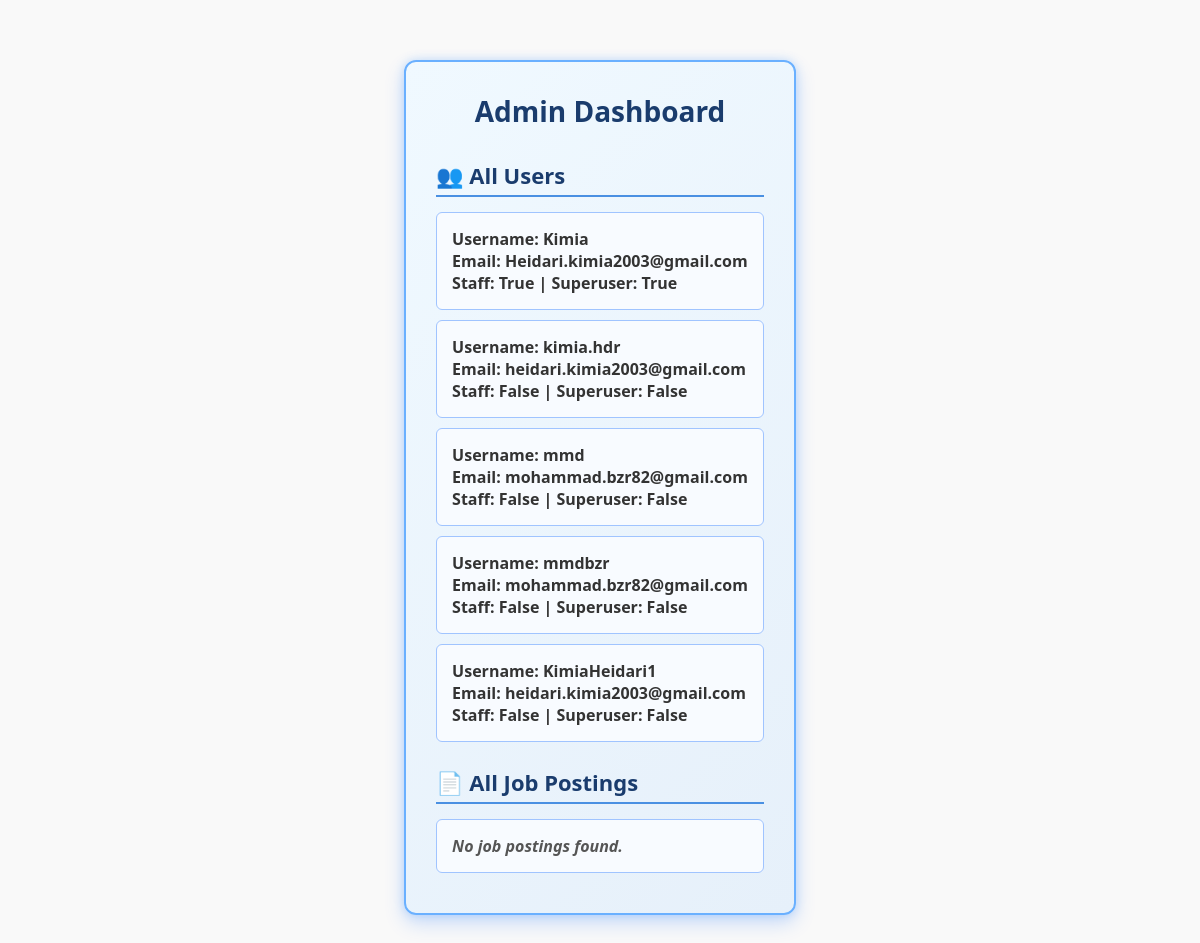
/dashboard/admin/ (signed in), run on an earlier commit of the app's database.
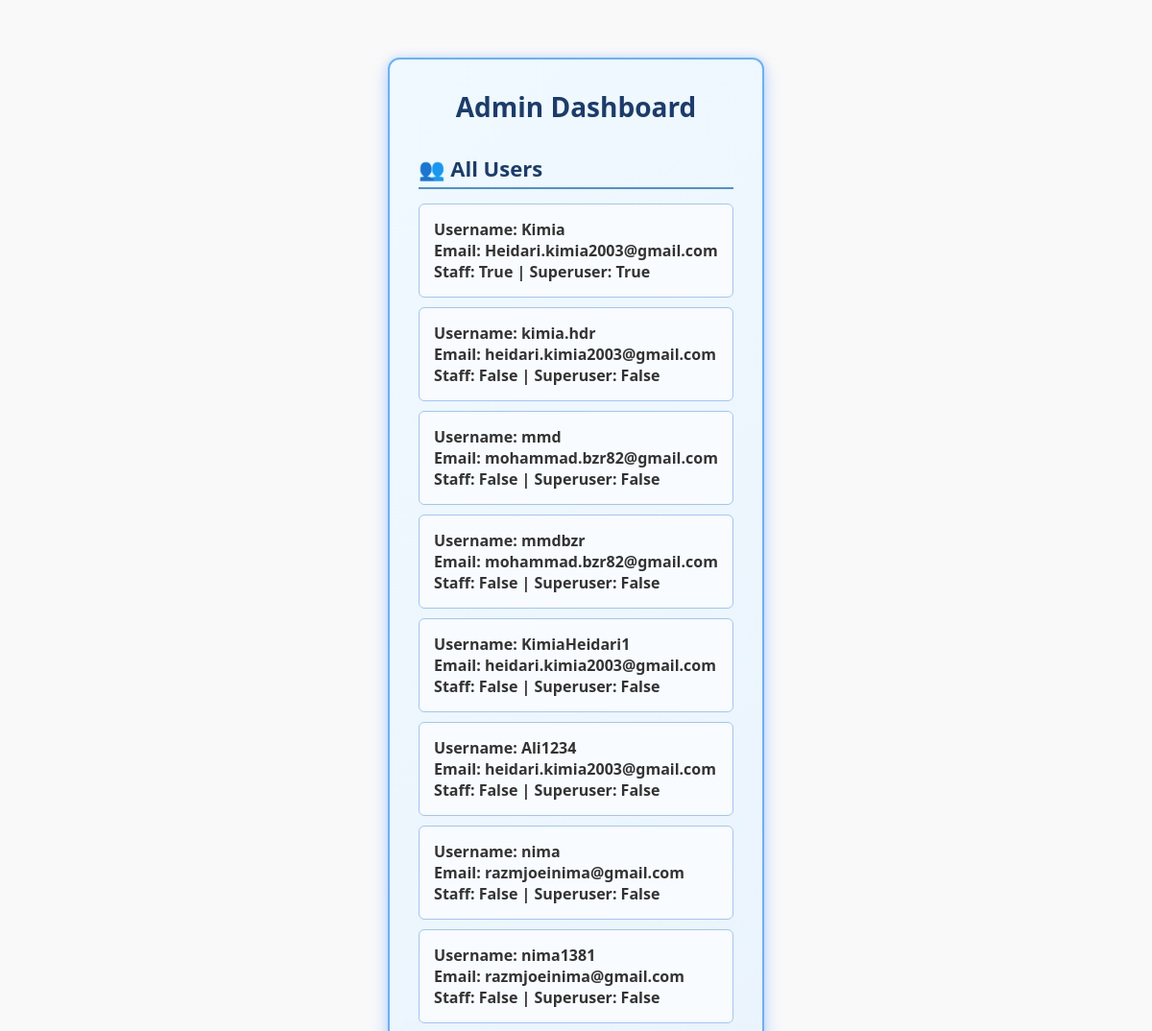
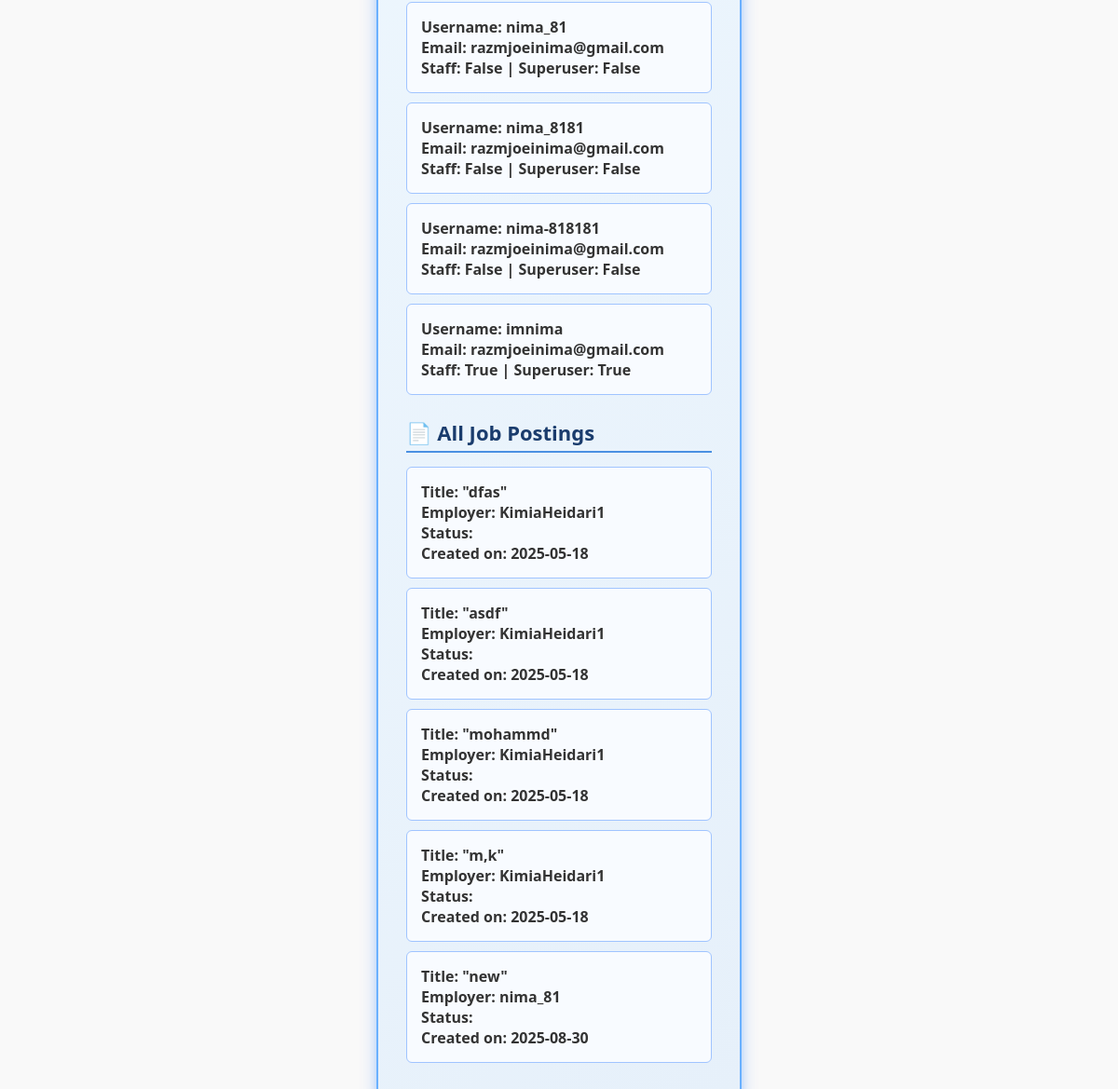
And on a later commit of the database (2 pictures, top to bottom).
### accounts/models.py (models this page shows, shortened)
class User(AbstractUser):
    ROLE_CHOICES = (
        ('seeker', 'Job Seeker'),
        ('employer', 'Employer'),
        ('admin', 'Admin'),
    )
    role = models.CharField(max_length=20, choices=ROLE_CHOICES, default='seeker')

### jobs/models.py (models this page shows, shortened)
class Job(models.Model):
    title = models.CharField(max_length=255)
    description = models.TextField()
    location = models.CharField(max_length=255)
    salary = models.DecimalField(max_digits=10, decimal_places=2)
    is_active = models.BooleanField(default=True)
    created_at = models.DateTimeField(auto_now_add=True)
    updated_at = models.DateTimeField(auto_now=True)
    user = models.ForeignKey(User, on_delete=models.CASCADE)
    objects = JobManager()

### dashboard/views.py (the view)
# urls.py: path('admin/', admin_dashboard, name='admin_dashboard'),
@login_required
def admin_dashboard(request):
    if not request.user.is_staff:
        return render(request, 'dashboard/unauthorized.html')
    users = User.objects.all()
    jobs = Job.objects.all()
    notifications = Notification.objects.order_by('-created_at')[:10]
    return render(request, 'dashboard/admin_dashboard.html', {
        'users': users,
        'jobs': jobs,
        'notifications': notifications,
    })

### dashboard/templates/dashboard/admin_dashboard.html (shortened to what this page needs)
{% extends 'base.html' %} {% block content %}
<div class="dashboard-container">
  <h2 class="dashboard-title">Admin Dashboard</h2>
  <h3 class="section-title">👥 All Users</h3>
  <ul class="list">
    {% for user in users %}
    <li>
      Username: {{ user.username }} <br />
      Email: {{ user.email }} <br />
      Staff: {{ user.is_staff }} | Superuser: {{ user.is_superuser }}
    </li>
    {% empty %}
    <li class="empty-message">No users found.</li>
    {% endfor %}
  </ul>
  <h3 class="section-title">📄 All Job Postings</h3>
  <ul class="list">
    {% for job in jobs %}
    <li>
      Title: "{{ job.title }}" <br />
      Employer: {{ job.user.username }} <br />
      Status: {{ job.get_status_display }} <br />
      Created on: {{ job.created_at|date:"Y-m-d" }}
    </li>
    {% empty %}
    <li class="empty-message">No job postings found.</li>
    {% endfor %}
  </ul>
</div>
{% endblock %}

### jobs/templates/base.html (shortened to what this page needs)
{% load static %}
<!DOCTYPE html>
<html lang="en">
  <head>
    <link rel="stylesheet" href="{% static 'css/style.css' %}">
  </head>
  <body>
    {% block content %} {% endblock %}
  </body>
</html>

### core/static/css/style.css (style rules this page uses)
* { margin: 0; padding: 0; box-sizing: border-box; }
body { font-family: 'Segoe UI', Tahoma, Geneva, Verdana, sans-serif; background-color: #f9f9f9; color: #333; padding: 20px; display: flex; justify-content: center; flex-direction: column; align-items: center; }
h1, h2, h3 { color: #2c3e50; }

### dashboard/templates/dashboard/admin_dashboard.html (style rules this page uses)
.dashboard-container { max-width: 900px; margin: 40px auto; padding: 30px; background: linear-gradient(135deg, #f0f9ff, #e6f0fa); border: 2px solid #6ab0ff; border-radius: 12px; box-shadow: 0 8px 20px rgba(0, 100, 255, 0.2), 0 0 10px rgba(106, 176, 255, 0.3); font-family: "Segoe UI", Tahoma, Geneva, Verdana, sans-serif; font-weight: bold; }
.dashboard-title { text-align: center; font-size: 28px; color: #1a3c6d; margin-bottom: 30px; }
.section-title { font-size: 22px; color: #1a3c6d; margin: 25px 0 15px; border-bottom: 2px solid #4a90e2; padding-bottom: 5px; }
.list { list-style: none; padding: 0; }
.list li { padding: 15px; margin-bottom: 10px; background-color: #f8fbff; border: 1px solid #a0c4ff; border-radius: 6px; font-size: 16px; transition: transform 0.2s ease, box-shadow 0.2s ease; }

What changed in the data, as far as the page shows it:
added User: username "Ali1234", email "heidari.kimia2003@gmail.com", is_staff "False", is_superuser "False"
added User: username "nima", email "razmjoeinima@gmail.com", is_staff "False", is_superuser "False"
added User: username "nima1381", email "razmjoeinima@gmail.com", is_staff "False", is_superuser "False"
added User: username "nima_81", email "razmjoeinima@gmail.com", is_staff "False", is_superuser "False"
added User: username "nima_8181", email "razmjoeinima@gmail.com", is_staff "False", is_superuser "False"
added User: username "nima-818181", email "razmjoeinima@gmail.com", is_staff "False", is_superuser "False"
added User: username "imnima", email "razmjoeinima@gmail.com", is_staff "True", is_superuser "True"
added Job: title "dfas", user.username "KimiaHeidari1", created_at "2025-05-18"
added Job: title "asdf", user.username "KimiaHeidari1", created_at "2025-05-18"
added Job: title "mohammd", user.username "KimiaHeidari1", created_at "2025-05-18"
added Job: title "m,k", user.username "KimiaHeidari1", created_at "2025-05-18"
added Job: title "new", user.username "nima_81", created_at "2025-08-30"
Also different on the page:
text no longer shown: "No job postings found."
